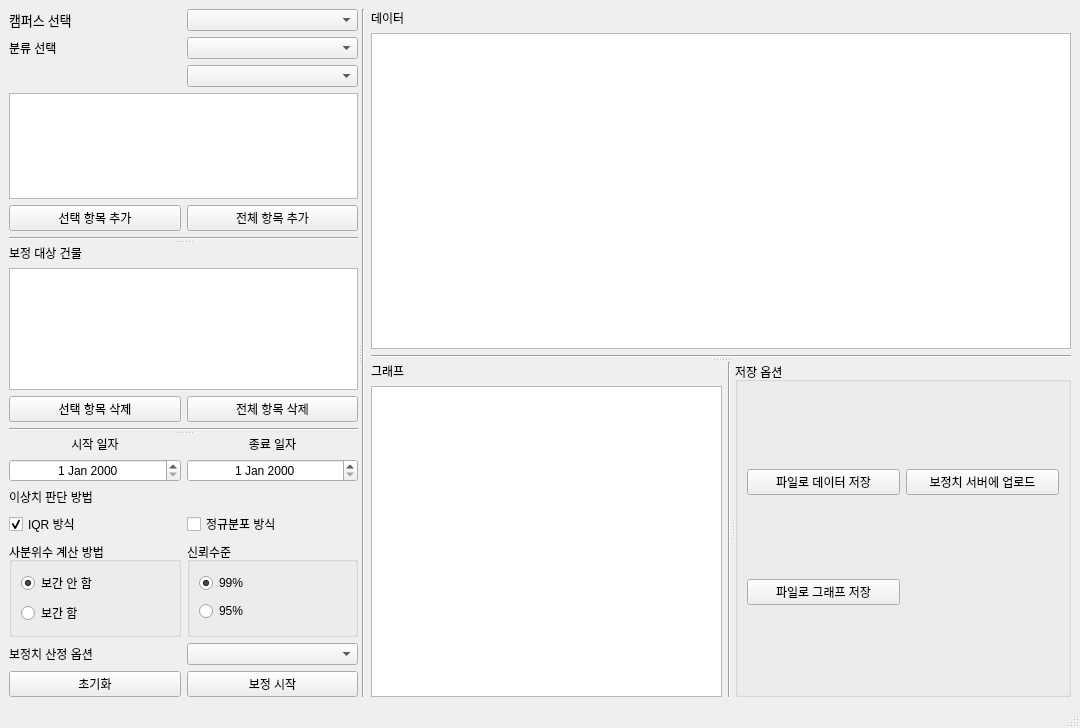
<?xml version="1.0" encoding="UTF-8"?>
<ui version="4.0">
 <class>MainWindow</class>
 <widget class="QMainWindow" name="MainWindow">
  <property name="geometry">
   <rect>
    <x>0</x>
    <y>0</y>
    <width>1080</width>
    <height>728</height>
   </rect>
  </property>
  <property name="windowTitle">
   <string>MainWindow</string>
  </property>
  <widget class="QWidget" name="centralwidget">
   <layout class="QHBoxLayout" name="horizontalLayout_6">
    <item>
     <widget class="QSplitter" name="mainSplitter">
      <property name="orientation">
       <enum>Qt::Horizontal</enum>
      </property>
      <widget class="QSplitter" name="mainLeftColumnSpliter">
       <property name="frameShape">
        <enum>QFrame::NoFrame</enum>
       </property>
       <property name="frameShadow">
        <enum>QFrame::Plain</enum>
       </property>
       <property name="orientation">
        <enum>Qt::Vertical</enum>
       </property>
       <widget class="QWidget" name="verticalLayoutWidget">
        <layout class="QVBoxLayout" name="buildingChoiceRows">
         <item>
          <layout class="QGridLayout" name="buildingChoiceGrid">
           <item row="0" column="1">
            <widget class="QLabel" name="chooseCampusLabel">
             <property name="font">
              <font>
               <family>맑은 고딕</family>
               <pointsize>10</pointsize>
               <weight>50</weight>
               <bold>false</bold>
              </font>
             </property>
             <property name="text">
              <string>캠퍼스 선택</string>
             </property>
            </widget>
           </item>
           <item row="1" column="1">
            <widget class="QLabel" name="chooseCategoryLabel">
             <property name="text">
              <string>분류 선택</string>
             </property>
            </widget>
           </item>
           <item row="1" column="2">
            <widget class="QComboBox" name="chooseCategoryComboBox"/>
           </item>
           <item row="0" column="2">
            <widget class="QComboBox" name="chooseCampusComboBox"/>
           </item>
           <item row="2" column="2">
            <widget class="QComboBox" name="chooseDetailComboBox"/>
           </item>
          </layout>
         </item>
         <item>
          <widget class="QListView" name="showBuildingList"/>
         </item>
         <item>
          <layout class="QHBoxLayout" name="addBuildingButtonRow">
           <item>
            <widget class="QPushButton" name="addSelectedButton">
             <property name="text">
              <string>선택 항목 추가</string>
             </property>
            </widget>
           </item>
           <item>
            <widget class="QPushButton" name="addEntireButton">
             <property name="text">
              <string>전체 항목 추가</string>
             </property>
            </widget>
           </item>
          </layout>
         </item>
         <item>
          <widget class="Line" name="mainLeftColumnFirstSplitLine">
           <property name="orientation">
            <enum>Qt::Horizontal</enum>
           </property>
          </widget>
         </item>
        </layout>
       </widget>
       <widget class="QWidget" name="verticalLayoutWidget_2">
        <layout class="QVBoxLayout" name="buildingForCorrectionRows">
         <item>
          <widget class="QLabel" name="buildingForCorrectionLabel">
           <property name="text">
            <string>보정 대상 건물</string>
           </property>
          </widget>
         </item>
         <item>
          <widget class="QListView" name="buildingForCorrectionList"/>
         </item>
         <item>
          <layout class="QHBoxLayout" name="buildingForCorrectionButtonRow">
           <item>
            <widget class="QPushButton" name="deleteSelectedButton">
             <property name="text">
              <string>선택 항목 삭제</string>
             </property>
            </widget>
           </item>
           <item>
            <widget class="QPushButton" name="deleteEntireButton">
             <property name="text">
              <string>전체 항목 삭제</string>
             </property>
            </widget>
           </item>
          </layout>
         </item>
         <item>
          <widget class="Line" name="mainLeftColumnSecondSplitLine">
           <property name="orientation">
            <enum>Qt::Horizontal</enum>
           </property>
          </widget>
         </item>
        </layout>
       </widget>
       <widget class="QWidget" name="gridLayoutWidget_3">
        <layout class="QGridLayout" name="optionGrid">
         <item row="6" column="0">
          <widget class="QLabel" name="replacementOptionLabel">
           <property name="text">
            <string>보정치 산정 옵션</string>
           </property>
          </widget>
         </item>
         <item row="5" column="0">
          <widget class="QGroupBox" name="quartileCalcGroupBox">
           <property name="title">
            <string>사분위수 계산 방법</string>
           </property>
           <layout class="QVBoxLayout" name="verticalLayout">
            <item>
             <widget class="QRadioButton" name="noInterpolationRadioButton">
              <property name="text">
               <string>보간 안 함</string>
              </property>
              <property name="checked">
               <bool>true</bool>
              </property>
             </widget>
            </item>
            <item>
             <widget class="QRadioButton" name="yesInterpolationRadioButton">
              <property name="text">
               <string>보간 함</string>
              </property>
             </widget>
            </item>
           </layout>
          </widget>
         </item>
         <item row="5" column="1">
          <widget class="QGroupBox" name="normalDistGroupBox">
           <property name="enabled">
            <bool>true</bool>
           </property>
           <property name="title">
            <string>신뢰수준</string>
           </property>
           <layout class="QVBoxLayout" name="verticalLayout_2">
            <item>
             <widget class="QRadioButton" name="reliability99RadioButton">
              <property name="text">
               <string>99%</string>
              </property>
              <property name="checked">
               <bool>true</bool>
              </property>
             </widget>
            </item>
            <item>
             <widget class="QRadioButton" name="reliability95RadioButton">
              <property name="text">
               <string>95%</string>
              </property>
             </widget>
            </item>
           </layout>
          </widget>
         </item>
         <item row="2" column="0">
          <widget class="QDateEdit" name="startDateEdit">
           <property name="alignment">
            <set>Qt::AlignCenter</set>
           </property>
          </widget>
         </item>
         <item row="7" column="1">
          <widget class="QPushButton" name="startCorrectionButton">
           <property name="text">
            <string>보정 시작</string>
           </property>
          </widget>
         </item>
         <item row="1" column="1">
          <widget class="QLabel" name="endDateLabel">
           <property name="text">
            <string>종료 일자</string>
           </property>
           <property name="alignment">
            <set>Qt::AlignCenter</set>
           </property>
          </widget>
         </item>
         <item row="3" column="0">
          <widget class="QLabel" name="abnormalOptionLabel">
           <property name="text">
            <string>이상치 판단 방법</string>
           </property>
          </widget>
         </item>
         <item row="4" column="0">
          <widget class="QCheckBox" name="abnormal_IQR_checkbox">
           <property name="text">
            <string>IQR 방식</string>
           </property>
           <property name="checked">
            <bool>true</bool>
           </property>
          </widget>
         </item>
         <item row="4" column="1">
          <widget class="QCheckBox" name="abnormal_ND_checkbox">
           <property name="text">
            <string>정규분포 방식</string>
           </property>
          </widget>
         </item>
         <item row="1" column="0">
          <widget class="QLabel" name="startDateLabel">
           <property name="text">
            <string>시작 일자</string>
           </property>
           <property name="alignment">
            <set>Qt::AlignCenter</set>
           </property>
          </widget>
         </item>
         <item row="2" column="1">
          <widget class="QDateEdit" name="endDateEdit">
           <property name="alignment">
            <set>Qt::AlignCenter</set>
           </property>
          </widget>
         </item>
         <item row="6" column="1">
          <widget class="QComboBox" name="replacementOptionComboBox"/>
         </item>
         <item row="7" column="0">
          <widget class="QPushButton" name="clearButton">
           <property name="text">
            <string>초기화</string>
           </property>
          </widget>
         </item>
        </layout>
       </widget>
      </widget>
      <widget class="QWidget" name="horizontalLayoutWidget_4">
       <layout class="QHBoxLayout" name="mainRightColumn">
        <item>
         <widget class="Line" name="mainSplitLine">
          <property name="orientation">
           <enum>Qt::Vertical</enum>
          </property>
         </widget>
        </item>
        <item>
         <widget class="QSplitter" name="mainRightColumnSplitter">
          <property name="orientation">
           <enum>Qt::Vertical</enum>
          </property>
          <widget class="QWidget" name="verticalLayoutWidget_3">
           <layout class="QVBoxLayout" name="mainRightUpperRow">
            <item>
             <widget class="QLabel" name="dataLabel">
              <property name="text">
               <string>데이터</string>
              </property>
             </widget>
            </item>
            <item>
             <widget class="QTableWidget" name="dataTable"/>
            </item>
            <item>
             <widget class="Line" name="mainRightColumnSplitLine">
              <property name="orientation">
               <enum>Qt::Horizontal</enum>
              </property>
             </widget>
            </item>
           </layout>
          </widget>
          <widget class="QSplitter" name="mainRightLowerRowSplitter">
           <property name="orientation">
            <enum>Qt::Horizontal</enum>
           </property>
           <widget class="QWidget" name="horizontalLayoutWidget_3">
            <layout class="QHBoxLayout" name="graphColumn">
             <item>
              <layout class="QVBoxLayout" name="graphContainer">
               <item>
                <widget class="QLabel" name="graphLabel">
                 <property name="text">
                  <string>그래프</string>
                 </property>
                </widget>
               </item>
               <item>
                <widget class="QGraphicsView" name="graph"/>
               </item>
              </layout>
             </item>
             <item>
              <widget class="Line" name="mainRightLowerRowSplitLine">
               <property name="orientation">
                <enum>Qt::Vertical</enum>
               </property>
              </widget>
             </item>
            </layout>
           </widget>
           <widget class="QGroupBox" name="saveOptionColumn">
            <property name="title">
             <string>저장 옵션</string>
            </property>
            <layout class="QGridLayout" name="gridLayout_2">
             <item row="1" column="0">
              <widget class="QPushButton" name="dataFileSaveButton">
               <property name="text">
                <string>파일로 데이터 저장</string>
               </property>
              </widget>
             </item>
             <item row="1" column="1">
              <widget class="QPushButton" name="dataUploadButton">
               <property name="text">
                <string>보정치 서버에 업로드</string>
               </property>
              </widget>
             </item>
             <item row="3" column="0">
              <widget class="QPushButton" name="graphFileSaveButton">
               <property name="text">
                <string>파일로 그래프 저장</string>
               </property>
              </widget>
             </item>
            </layout>
           </widget>
          </widget>
         </widget>
        </item>
       </layout>
      </widget>
     </widget>
    </item>
   </layout>
  </widget>
  <widget class="QStatusBar" name="statusbar"/>
 </widget>
 <resources/>
 <connections/>
</ui>
